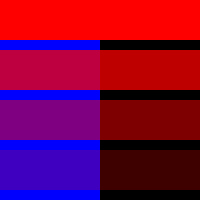
Frame 1 (no input)
Frame 60 (the mouse pressed at the canvas centre just before this capture): identical to frame 1, image omitted
Frame 120 (the mouse held since frame 60 and released just before this capture): identical to frame 1, image omitted

The Processing sketch that drew this single still picture (run headless with seeded random() and noise(); from frame 60 on, the mouse is pressed at the canvas centre):

// Processing sketch: basic_04color_transparency
// ── basic_04color_transparency.pde
/*
created 2016.09.15.
by Wool(wool@wool.pe.kr)
ref : https://www.processing.org/tutorials/color/
*/

void setup() {
  size(200,200); 
  background(0); 
  noStroke(); 
  
  // No fourth argument means 100% opacity. 
  fill(0,0,255);
  rect(0,0,100,200); 
  
  // 255 means 100% opacity. 
  fill(255,0,0,255); 
  rect(0,0,200,40); 
  
  // 75% opacity. 
  fill(255,0,0,191); 
  rect(0,50,200,40); 
  
  // 55% opacity. 
  fill(255,0,0,127); 
  rect(0,100,200,40); 
  
  // 25% opacity. 
  fill(255,0,0,63); 
  rect(0,150,200,40);

}

void draw() {
}
